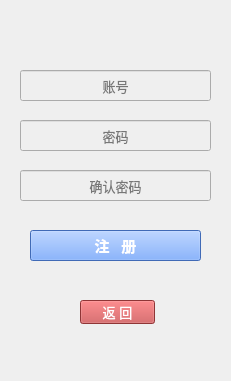
   <widget class="QWidget" name="reg_widget" native="true">
    <property name="geometry">
     <rect>
      <x>10</x>
      <y>10</y>
      <width>231</width>
      <height>381</height>
     </rect>
    </property>
    <widget class="QLineEdit" name="reg_passwd">
     <property name="geometry">
      <rect>
       <x>20</x>
       <y>120</y>
       <width>191</width>
       <height>31</height>
      </rect>
     </property>
     <property name="palette">
      <palette>
       <active>
        <colorrole role="WindowText">
         <brush brushstyle="SolidPattern">
          <color alpha="255">
           <red>0</red>
           <green>0</green>
           <blue>0</blue>
          </color>
         </brush>
        </colorrole>
        <colorrole role="Button">
         <brush brushstyle="SolidPattern">
          <color alpha="255">
           <red>239</red>
           <green>239</green>
           <blue>239</blue>
          </color>
         </brush>
        </colorrole>
        <colorrole role="Light">
         <brush brushstyle="SolidPattern">
          <color alpha="255">
           <red>255</red>
           <green>255</green>
           <blue>255</blue>
          </color>
         </brush>
        </colorrole>
        <colorrole role="Base">
         <brush brushstyle="SolidPattern">
          <color alpha="255">
           <red>239</red>
           <green>239</green>
           <blue>239</blue>
          </color>
         </brush>
        </colorrole>
        <colorrole role="Window">
         <brush brushstyle="SolidPattern">
          <color alpha="255">
           <red>239</red>
           <green>239</green>
           <blue>239</blue>
          </color>
         </brush>
        </colorrole>
        <colorrole role="PlaceholderText">
         <brush brushstyle="SolidPattern">
          <color alpha="255">
           <red>180</red>
           <green>180</green>
           <blue>180</blue>
          </color>
         </brush>
        </colorrole>
       </active>
       <inactive>
        <colorrole role="WindowText">
         <brush brushstyle="SolidPattern">
          <color alpha="255">
           <red>0</red>
           <green>0</green>
           <blue>0</blue>
          </color>
         </brush>
        </colorrole>
        <colorrole role="Button">
         <brush brushstyle="SolidPattern">
          <color alpha="255">
           <red>239</red>
           <green>239</green>
           <blue>239</blue>
          </color>
         </brush>
        </colorrole>
        <colorrole role="Light">
         <brush brushstyle="SolidPattern">
          <color alpha="255">
           <red>255</red>
           <green>255</green>
           <blue>255</blue>
          </color>
         </brush>
        </colorrole>
        <colorrole role="Base">
         <brush brushstyle="SolidPattern">
          <color alpha="255">
           <red>239</red>
           <green>239</green>
           <blue>239</blue>
          </color>
         </brush>
        </colorrole>
        <colorrole role="Window">
         <brush brushstyle="SolidPattern">
          <color alpha="255">
           <red>239</red>
           <green>239</green>
           <blue>239</blue>
          </color>
         </brush>
        </colorrole>
        <colorrole role="PlaceholderText">
         <brush brushstyle="NoBrush">
          <color alpha="255">
           <red>0</red>
           <green>0</green>
           <blue>0</blue>
          </color>
         </brush>
        </colorrole>
       </inactive>
       <disabled>
        <colorrole role="WindowText">
         <brush brushstyle="SolidPattern">
          <color alpha="255">
           <red>120</red>
           <green>120</green>
           <blue>120</blue>
          </color>
         </brush>
        </colorrole>
        <colorrole role="Button">
         <brush brushstyle="SolidPattern">
          <color alpha="255">
           <red>239</red>
           <green>239</green>
           <blue>239</blue>
          </color>
         </brush>
        </colorrole>
        <colorrole role="Light">
         <brush brushstyle="SolidPattern">
          <color alpha="255">
           <red>255</red>
           <green>255</green>
           <blue>255</blue>
          </color>
         </brush>
        </colorrole>
        <colorrole role="Base">
         <brush brushstyle="SolidPattern">
          <color alpha="255">
           <red>239</red>
           <green>239</green>
           <blue>239</blue>
          </color>
         </brush>
        </colorrole>
        <colorrole role="Window">
         <brush brushstyle="SolidPattern">
          <color alpha="255">
           <red>239</red>
           <green>239</green>
           <blue>239</blue>
          </color>
         </brush>
        </colorrole>
        <colorrole role="PlaceholderText">
         <brush brushstyle="NoBrush">
          <color alpha="255">
           <red>0</red>
           <green>0</green>
           <blue>0</blue>
          </color>
         </brush>
        </colorrole>
       </disabled>
      </palette>
     </property>
     <property name="font">
      <font>
       <pointsize>10</pointsize>
       <stylestrategy>PreferAntialias</stylestrategy>
      </font>
     </property>
     <property name="tabletTracking">
      <bool>false</bool>
     </property>
     <property name="focusPolicy">
      <enum>Qt::ClickFocus</enum>
     </property>
     <property name="styleSheet">
      <string notr="true">QLineEdit
{
background-color: rgb(239, 239, 239);
}</string>
     </property>
     <property name="echoMode">
      <enum>QLineEdit::Password</enum>
     </property>
     <property name="alignment">
      <set>Qt::AlignCenter</set>
     </property>
     <property name="placeholderText">
      <string>密码</string>
     </property>
    </widget>
    <widget class="QLineEdit" name="reg_user">
     <property name="geometry">
      <rect>
       <x>20</x>
       <y>70</y>
       <width>191</width>
       <height>31</height>
      </rect>
     </property>
     <property name="palette">
      <palette>
       <active>
        <colorrole role="WindowText">
         <brush brushstyle="SolidPattern">
          <color alpha="255">
           <red>0</red>
           <green>0</green>
           <blue>0</blue>
          </color>
         </brush>
        </colorrole>
        <colorrole role="Button">
         <brush brushstyle="SolidPattern">
          <color alpha="255">
           <red>239</red>
           <green>239</green>
           <blue>239</blue>
          </color>
         </brush>
        </colorrole>
        <colorrole role="Light">
         <brush brushstyle="SolidPattern">
          <color alpha="255">
           <red>255</red>
           <green>255</green>
           <blue>255</blue>
          </color>
         </brush>
        </colorrole>
        <colorrole role="Midlight">
         <brush brushstyle="SolidPattern">
          <color alpha="255">
           <red>227</red>
           <green>227</green>
           <blue>227</blue>
          </color>
         </brush>
        </colorrole>
        <colorrole role="Dark">
         <brush brushstyle="SolidPattern">
          <color alpha="255">
           <red>160</red>
           <green>160</green>
           <blue>160</blue>
          </color>
         </brush>
        </colorrole>
        <colorrole role="Mid">
         <brush brushstyle="SolidPattern">
          <color alpha="255">
           <red>160</red>
           <green>160</green>
           <blue>160</blue>
          </color>
         </brush>
        </colorrole>
        <colorrole role="Text">
         <brush brushstyle="SolidPattern">
          <color alpha="255">
           <red>0</red>
           <green>0</green>
           <blue>0</blue>
          </color>
         </brush>
        </colorrole>
        <colorrole role="BrightText">
         <brush brushstyle="SolidPattern">
          <color alpha="255">
           <red>255</red>
           <green>255</green>
           <blue>255</blue>
          </color>
         </brush>
        </colorrole>
        <colorrole role="ButtonText">
         <brush brushstyle="SolidPattern">
          <color alpha="255">
           <red>0</red>
           <green>0</green>
           <blue>0</blue>
          </color>
         </brush>
        </colorrole>
        <colorrole role="Base">
         <brush brushstyle="SolidPattern">
          <color alpha="255">
           <red>239</red>
           <green>239</green>
           <blue>239</blue>
          </color>
         </brush>
        </colorrole>
        <colorrole role="Window">
         <brush brushstyle="SolidPattern">
          <color alpha="255">
           <red>239</red>
           <green>239</green>
           <blue>239</blue>
          </color>
         </brush>
        </colorrole>
        <colorrole role="Shadow">
         <brush brushstyle="SolidPattern">
          <color alpha="255">
           <red>105</red>
           <green>105</green>
           <blue>105</blue>
          </color>
         </brush>
        </colorrole>
        <colorrole role="Highlight">
         <brush brushstyle="SolidPattern">
          <color alpha="255">
           <red>51</red>
           <green>153</green>
           <blue>255</blue>
          </color>
         </brush>
        </colorrole>
        <colorrole role="HighlightedText">
         <brush brushstyle="SolidPattern">
          <color alpha="255">
           <red>255</red>
           <green>255</green>
           <blue>255</blue>
          </color>
         </brush>
        </colorrole>
        <colorrole role="Link">
         <brush brushstyle="SolidPattern">
          <color alpha="255">
           <red>0</red>
           <green>0</green>
           <blue>255</blue>
          </color>
         </brush>
        </colorrole>
        <colorrole role="LinkVisited">
         <brush brushstyle="SolidPattern">
          <color alpha="255">
           <red>255</red>
           <green>0</green>
           <blue>255</blue>
          </color>
         </brush>
        </colorrole>
        <colorrole role="AlternateBase">
         <brush brushstyle="SolidPattern">
          <color alpha="255">
           <red>245</red>
           <green>245</green>
           <blue>245</blue>
          </color>
         </brush>
        </colorrole>
        <colorrole role="NoRole">
         <brush brushstyle="SolidPattern">
          <color alpha="255">
           <red>0</red>
           <green>0</green>
           <blue>0</blue>
          </color>
         </brush>
        </colorrole>
        <colorrole role="ToolTipBase">
         <brush brushstyle="SolidPattern">
          <color alpha="255">
           <red>255</red>
           <green>255</green>
           <blue>220</blue>
          </color>
         </brush>
        </colorrole>
        <colorrole role="ToolTipText">
         <brush brushstyle="SolidPattern">
          <color alpha="255">
           <red>0</red>
           <green>0</green>
           <blue>0</blue>
          </color>
         </brush>
        </colorrole>
        <colorrole role="PlaceholderText">
         <brush brushstyle="SolidPattern">
          <color alpha="255">
           <red>180</red>
           <green>180</green>
           <blue>180</blue>
          </color>
         </brush>
        </colorrole>
       </active>
       <inactive>
        <colorrole role="WindowText">
         <brush brushstyle="SolidPattern">
          <color alpha="255">
           <red>0</red>
           <green>0</green>
           <blue>0</blue>
          </color>
         </brush>
        </colorrole>
        <colorrole role="Button">
         <brush brushstyle="SolidPattern">
          <color alpha="255">
           <red>239</red>
           <green>239</green>
           <blue>239</blue>
          </color>
         </brush>
        </colorrole>
        <colorrole role="Light">
         <brush brushstyle="SolidPattern">
          <color alpha="255">
           <red>255</red>
           <green>255</green>
           <blue>255</blue>
          </color>
         </brush>
        </colorrole>
        <colorrole role="Midlight">
         <brush brushstyle="SolidPattern">
          <color alpha="255">
           <red>227</red>
           <green>227</green>
           <blue>227</blue>
          </color>
         </brush>
        </colorrole>
        <colorrole role="Dark">
         <brush brushstyle="SolidPattern">
          <color alpha="255">
           <red>160</red>
           <green>160</green>
           <blue>160</blue>
          </color>
         </brush>
        </colorrole>
        <colorrole role="Mid">
         <brush brushstyle="SolidPattern">
          <color alpha="255">
           <red>160</red>
           <green>160</green>
           <blue>160</blue>
          </color>
         </brush>
        </colorrole>
        <colorrole role="Text">
         <brush brushstyle="SolidPattern">
          <color alpha="255">
           <red>0</red>
           <green>0</green>
           <blue>0</blue>
          </color>
         </brush>
        </colorrole>
        <colorrole role="BrightText">
         <brush brushstyle="SolidPattern">
          <color alpha="255">
           <red>255</red>
           <green>255</green>
           <blue>255</blue>
          </color>
         </brush>
        </colorrole>
        <colorrole role="ButtonText">
         <brush brushstyle="SolidPattern">
          <color alpha="255">
           <red>0</red>
           <green>0</green>
           <blue>0</blue>
          </color>
         </brush>
        </colorrole>
        <colorrole role="Base">
         <brush brushstyle="SolidPattern">
          <color alpha="255">
           <red>239</red>
           <green>239</green>
           <blue>239</blue>
          </color>
         </brush>
        </colorrole>
        <colorrole role="Window">
         <brush brushstyle="SolidPattern">
          <color alpha="255">
           <red>239</red>
           <green>239</green>
           <blue>239</blue>
          </color>
         </brush>
        </colorrole>
        <colorrole role="Shadow">
         <brush brushstyle="SolidPattern">
          <color alpha="255">
           <red>105</red>
           <green>105</green>
           <blue>105</blue>
          </color>
         </brush>
        </colorrole>
        <colorrole role="Highlight">
         <brush brushstyle="SolidPattern">
          <color alpha="255">
           <red>240</red>
           <green>240</green>
           <blue>240</blue>
          </color>
         </brush>
        </colorrole>
        <colorrole role="HighlightedText">
         <brush brushstyle="SolidPattern">
          <color alpha="255">
           <red>0</red>
           <green>0</green>
           <blue>0</blue>
          </color>
         </brush>
        </colorrole>
        <colorrole role="Link">
         <brush brushstyle="SolidPattern">
          <color alpha="255">
           <red>0</red>
           <green>0</green>
           <blue>255</blue>
          </color>
         </brush>
        </colorrole>
        <colorrole role="LinkVisited">
         <brush brushstyle="SolidPattern">
          <color alpha="255">
           <red>255</red>
           <green>0</green>
           <blue>255</blue>
          </color>
         </brush>
        </colorrole>
        <colorrole role="AlternateBase">
         <brush brushstyle="SolidPattern">
          <color alpha="255">
           <red>245</red>
           <green>245</green>
           <blue>245</blue>
          </color>
         </brush>
        </colorrole>
        <colorrole role="NoRole">
         <brush brushstyle="NoBrush">
          <color alpha="255">
           <red>0</red>
           <green>0</green>
           <blue>0</blue>
          </color>
         </brush>
        </colorrole>
        <colorrole role="ToolTipBase">
         <brush brushstyle="SolidPattern">
          <color alpha="255">
           <red>255</red>
           <green>255</green>
           <blue>220</blue>
          </color>
         </brush>
        </colorrole>
        <colorrole role="ToolTipText">
         <brush brushstyle="SolidPattern">
          <color alpha="255">
           <red>0</red>
           <green>0</green>
           <blue>0</blue>
          </color>
         </brush>
        </colorrole>
        <colorrole role="PlaceholderText">
         <brush brushstyle="NoBrush">
          <color alpha="255">
           <red>0</red>
           <green>0</green>
           <blue>0</blue>
          </color>
         </brush>
        </colorrole>
       </inactive>
       <disabled>
        <colorrole role="WindowText">
         <brush brushstyle="SolidPattern">
          <color alpha="255">
           <red>120</red>
           <green>120</green>
           <blue>120</blue>
          </color>
         </brush>
        </colorrole>
        <colorrole role="Button">
         <brush brushstyle="SolidPattern">
          <color alpha="255">
           <red>239</red>
           <green>239</green>
           <blue>239</blue>
          </color>
         </brush>
        </colorrole>
        <colorrole role="Light">
         <brush brushstyle="SolidPattern">
          <color alpha="255">
           <red>255</red>
           <green>255</green>
           <blue>255</blue>
          </color>
         </brush>
        </colorrole>
        <colorrole role="Midlight">
         <brush brushstyle="SolidPattern">
          <color alpha="255">
           <red>247</red>
           <green>247</green>
           <blue>247</blue>
          </color>
         </brush>
        </colorrole>
        <colorrole role="Dark">
         <brush brushstyle="SolidPattern">
          <color alpha="255">
           <red>160</red>
           <green>160</green>
           <blue>160</blue>
          </color>
         </brush>
        </colorrole>
        <colorrole role="Mid">
         <brush brushstyle="SolidPattern">
          <color alpha="255">
           <red>160</red>
           <green>160</green>
           <blue>160</blue>
          </color>
         </brush>
        </colorrole>
        <colorrole role="Text">
         <brush brushstyle="SolidPattern">
          <color alpha="255">
           <red>120</red>
           <green>120</green>
           <blue>120</blue>
          </color>
         </brush>
        </colorrole>
        <colorrole role="BrightText">
         <brush brushstyle="SolidPattern">
          <color alpha="255">
           <red>255</red>
           <green>255</green>
           <blue>255</blue>
          </color>
         </brush>
        </colorrole>
        <colorrole role="ButtonText">
         <brush brushstyle="SolidPattern">
          <color alpha="255">
           <red>120</red>
           <green>120</green>
           <blue>120</blue>
          </color>
         </brush>
        </colorrole>
        <colorrole role="Base">
         <brush brushstyle="SolidPattern">
          <color alpha="255">
           <red>239</red>
           <green>239</green>
           <blue>239</blue>
          </color>
         </brush>
        </colorrole>
        <colorrole role="Window">
         <brush brushstyle="SolidPattern">
          <color alpha="255">
           <red>239</red>
           <green>239</green>
           <blue>239</blue>
          </color>
         </brush>
        </colorrole>
        <colorrole role="Shadow">
         <brush brushstyle="SolidPattern">
          <color alpha="255">
           <red>0</red>
           <green>0</green>
           <blue>0</blue>
          </color>
         </brush>
        </colorrole>
        <colorrole role="Highlight">
         <brush brushstyle="SolidPattern">
          <color alpha="255">
           <red>51</red>
           <green>153</green>
           <blue>255</blue>
          </color>
         </brush>
        </colorrole>
        <colorrole role="HighlightedText">
         <brush brushstyle="SolidPattern">
          <color alpha="255">
           <red>255</red>
           <green>255</green>
           <blue>255</blue>
          </color>
         </brush>
        </colorrole>
        <colorrole role="Link">
         <brush brushstyle="SolidPattern">
          <color alpha="255">
           <red>0</red>
           <green>0</green>
           <blue>255</blue>
          </color>
         </brush>
        </colorrole>
        <colorrole role="LinkVisited">
         <brush brushstyle="SolidPattern">
          <color alpha="255">
           <red>255</red>
           <green>0</green>
           <blue>255</blue>
          </color>
         </brush>
        </colorrole>
        <colorrole role="AlternateBase">
         <brush brushstyle="SolidPattern">
          <color alpha="255">
           <red>245</red>
           <green>245</green>
           <blue>245</blue>
          </color>
         </brush>
        </colorrole>
        <colorrole role="NoRole">
         <brush brushstyle="NoBrush">
          <color alpha="255">
           <red>0</red>
           <green>0</green>
           <blue>0</blue>
          </color>
         </brush>
        </colorrole>
        <colorrole role="ToolTipBase">
         <brush brushstyle="SolidPattern">
          <color alpha="255">
           <red>255</red>
           <green>255</green>
           <blue>220</blue>
          </color>
         </brush>
        </colorrole>
        <colorrole role="ToolTipText">
         <brush brushstyle="SolidPattern">
          <color alpha="255">
           <red>0</red>
           <green>0</green>
           <blue>0</blue>
          </color>
         </brush>
        </colorrole>
        <colorrole role="PlaceholderText">
         <brush brushstyle="NoBrush">
          <color alpha="255">
           <red>0</red>
           <green>0</green>
           <blue>0</blue>
          </color>
         </brush>
        </colorrole>
       </disabled>
      </palette>
     </property>
     <property name="font">
      <font>
       <pointsize>10</pointsize>
      </font>
     </property>
     <property name="styleSheet">
      <string notr="true">QLineEdit
{
background-color: rgb(239, 239, 239);
}</string>
     </property>
     <property name="alignment">
      <set>Qt::AlignCenter</set>
     </property>
     <property name="placeholderText">
      <string>账号</string>
     </property>
    </widget>
    <widget class="QPushButton" name="back">
     <property name="geometry">
      <rect>
       <x>80</x>
       <y>300</y>
       <width>75</width>
       <height>24</height>
      </rect>
     </property>
     <property name="font">
      <font>
       <pointsize>10</pointsize>
       <bold>false</bold>
      </font>
     </property>
     <property name="cursor">
      <cursorShape>PointingHandCursor</cursorShape>
     </property>
     <property name="styleSheet">
      <string notr="true">QPushButton
{
	background-color:rgb(200, 74, 76);
	color:white;
}
QPushButton::hover{
	background-color:rgb(170, 74, 76);
}

QPushButton::pressed{
	background-color:rgb(165, 54, 76);
}
</string>
     </property>
     <property name="text">
      <string>返 回</string>
     </property>
    </widget>
    <widget class="QPushButton" name="reg_confirm">
     <property name="geometry">
      <rect>
       <x>30</x>
       <y>230</y>
       <width>171</width>
       <height>31</height>
      </rect>
     </property>
     <property name="font">
      <font>
       <family>Microsoft YaHei</family>
       <pointsize>11</pointsize>
       <bold>true</bold>
      </font>
     </property>
     <property name="cursor">
      <cursorShape>PointingHandCursor</cursorShape>
     </property>
     <property name="styleSheet">
      <string notr="true">QPushButton
{
	background-color: rgb(90, 148, 255);
	color:white;
}
QPushButton::hover{
	background-color: rgb(80, 133, 226);
}

QPushButton::pressed{
	background-color:rgb(65, 113, 200);
}

</string>
     </property>
     <property name="text">
      <string>注   册</string>
     </property>
    </widget>
    <widget class="QLineEdit" name="reg_passwd_again">
     <property name="geometry">
      <rect>
       <x>20</x>
       <y>170</y>
       <width>191</width>
       <height>31</height>
      </rect>
     </property>
     <property name="palette">
      <palette>
       <active>
        <colorrole role="WindowText">
         <brush brushstyle="SolidPattern">
          <color alpha="255">
           <red>0</red>
           <green>0</green>
           <blue>0</blue>
          </color>
         </brush>
        </colorrole>
        <colorrole role="Button">
         <brush brushstyle="SolidPattern">
          <color alpha="255">
           <red>239</red>
           <green>239</green>
           <blue>239</blue>
          </color>
         </brush>
        </colorrole>
        <colorrole role="Light">
         <brush brushstyle="SolidPattern">
          <color alpha="255">
           <red>255</red>
           <green>255</green>
           <blue>255</blue>
          </color>
         </brush>
        </colorrole>
        <colorrole role="Base">
         <brush brushstyle="SolidPattern">
          <color alpha="255">
           <red>239</red>
           <green>239</green>
           <blue>239</blue>
          </color>
         </brush>
        </colorrole>
        <colorrole role="Window">
         <brush brushstyle="SolidPattern">
          <color alpha="255">
           <red>239</red>
           <green>239</green>
           <blue>239</blue>
          </color>
         </brush>
        </colorrole>
        <colorrole role="PlaceholderText">
         <brush brushstyle="SolidPattern">
          <color alpha="255">
           <red>180</red>
           <green>180</green>
           <blue>180</blue>
          </color>
         </brush>
        </colorrole>
       </active>
       <inactive>
        <colorrole role="WindowText">
         <brush brushstyle="SolidPattern">
          <color alpha="255">
           <red>0</red>
           <green>0</green>
           <blue>0</blue>
          </color>
         </brush>
        </colorrole>
        <colorrole role="Button">
         <brush brushstyle="SolidPattern">
          <color alpha="255">
           <red>239</red>
           <green>239</green>
           <blue>239</blue>
          </color>
         </brush>
        </colorrole>
        <colorrole role="Light">
         <brush brushstyle="SolidPattern">
          <color alpha="255">
           <red>255</red>
           <green>255</green>
           <blue>255</blue>
          </color>
         </brush>
        </colorrole>
        <colorrole role="Base">
         <brush brushstyle="SolidPattern">
          <color alpha="255">
           <red>239</red>
           <green>239</green>
           <blue>239</blue>
          </color>
         </brush>
        </colorrole>
        <colorrole role="Window">
         <brush brushstyle="SolidPattern">
          <color alpha="255">
           <red>239</red>
           <green>239</green>
           <blue>239</blue>
          </color>
         </brush>
        </colorrole>
        <colorrole role="PlaceholderText">
         <brush brushstyle="NoBrush">
          <color alpha="255">
           <red>0</red>
           <green>0</green>
           <blue>0</blue>
          </color>
         </brush>
        </colorrole>
       </inactive>
       <disabled>
        <colorrole role="WindowText">
         <brush brushstyle="SolidPattern">
          <color alpha="255">
           <red>120</red>
           <green>120</green>
           <blue>120</blue>
          </color>
         </brush>
        </colorrole>
        <colorrole role="Button">
         <brush brushstyle="SolidPattern">
          <color alpha="255">
           <red>239</red>
           <green>239</green>
           <blue>239</blue>
          </color>
         </brush>
        </colorrole>
        <colorrole role="Light">
         <brush brushstyle="SolidPattern">
          <color alpha="255">
           <red>255</red>
           <green>255</green>
           <blue>255</blue>
          </color>
         </brush>
        </colorrole>
        <colorrole role="Base">
         <brush brushstyle="SolidPattern">
          <color alpha="255">
           <red>239</red>
           <green>239</green>
           <blue>239</blue>
          </color>
         </brush>
        </colorrole>
        <colorrole role="Window">
         <brush brushstyle="SolidPattern">
          <color alpha="255">
           <red>239</red>
           <green>239</green>
           <blue>239</blue>
          </color>
         </brush>
        </colorrole>
        <colorrole role="PlaceholderText">
         <brush brushstyle="NoBrush">
          <color alpha="255">
           <red>0</red>
           <green>0</green>
           <blue>0</blue>
          </color>
         </brush>
        </colorrole>
       </disabled>
      </palette>
     </property>
     <property name="font">
      <font>
       <pointsize>10</pointsize>
       <stylestrategy>PreferAntialias</stylestrategy>
      </font>
     </property>
     <property name="tabletTracking">
      <bool>false</bool>
     </property>
     <property name="focusPolicy">
      <enum>Qt::ClickFocus</enum>
     </property>
     <property name="styleSheet">
      <string notr="true">QLineEdit
{
background-color: rgb(239, 239, 239);
}</string>
     </property>
     <property name="echoMode">
      <enum>QLineEdit::Password</enum>
     </property>
     <property name="alignment">
      <set>Qt::AlignCenter</set>
     </property>
     <property name="placeholderText">
      <string>确认密码</string>
     </property>
    </widget>
   </widget>
